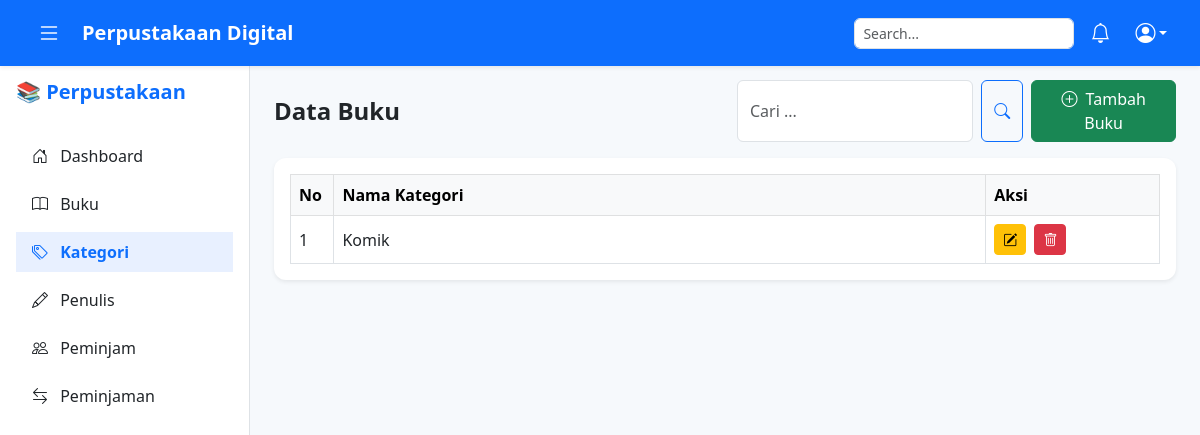
The app's page /pages/kategori.php (signed in), older data.
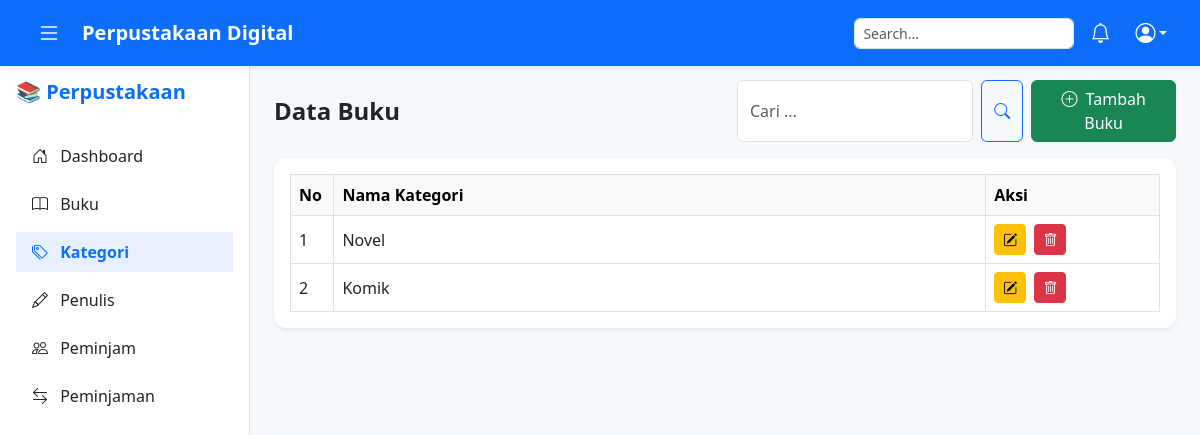
The same page, newer data.
### tables this page shows
CREATE TABLE `tb_buku` (
  `id_buku` int(11) NOT NULL,
  `judul_buku` varchar(200) NOT NULL,
  `tahun_terbit` year(4) DEFAULT NULL,
  `id_kategori` int(11) DEFAULT NULL,
  `id_penulis` int(11) DEFAULT NULL
);

CREATE TABLE `tb_kategori` (
  `id_kategori` int(11) NOT NULL,
  `nama_kategori` varchar(100) NOT NULL
);

### pages/kategori.php (the view, shortened to what this page needs)
<?php
include '../config/koneksi.php';
include '../componen/header.php';
include '../componen/sidebar.php';
$judul = "Buku";
$judul_singkat = "Buku";
$tambah_link = "tambah_buku.php";
$cari = $_GET['cari'] ?? '';
$data = mysqli_query($conn, "
    SELECT b.*, k.nama_kategori, p.nama_penulis
    FROM tb_buku b
    LEFT JOIN tb_kategori k ON b.id_kategori = k.id_kategori
    LEFT JOIN tb_penulis p ON b.id_penulis = p.id_penulis
    WHERE b.judul_buku LIKE '%$cari%' OR k.nama_kategori LIKE '%$cari%' OR p.nama_penulis LIKE '%$cari%'
    ORDER BY b.id_buku DESC
");
?>
<main class="main-content" style="margin-left: 250px; padding-top: 80px; background-color: #f6f9fc;">
    <div class="container-fluid px-4">
        <?php $cari = $_GET['cari'] ?? ''; ?>
        <div class="row align-items-center mb-3">
            <div class="col-md-6">
                <h4 class="fw-bold mb-0">Data <?= $judul ?? 'Data' ?></h4>
            </div>
            <div class="col-md-6 d-flex justify-content-end gap-2">
                <form method="GET" class="d-flex" role="search">
                    <input type="text" name="cari" class="form-control me-2" placeholder="Cari ..." value="<?= htmlspecialchars($cari); ?>">
                    <button class="btn btn-outline-primary" type="submit">
                        <i class="bi bi-search"></i>
                    </button>
                </form>
                <a href="<?= $tambah_link ?>" class="btn btn-success">
                    <i class="bi bi-plus-circle me-1"></i> Tambah <?= $judul_singkat ?? 'Data' ?>
                </a>
            </div>
        </div>
        <div class="card border-0 shadow-sm">
            <div class="card-body table-responsive">
                <table class="table align-middle table-bordered table-hover mb-0">
                    <thead class="table-light">
                        <tr>
                            <th style="width: 5%;">No</th>
                            <th>Nama Kategori</th>
                            <th style="width: 20%;">Aksi</th>
                        </tr>
                    </thead>
                    <tbody>
                        <?php $no = 1;
                        while ($d = mysqli_fetch_array($data)) { ?>
                            <tr>
                                <td><?= $no++; ?></td>
                                <td><?= htmlspecialchars($d['nama_kategori']); ?></td>
                                <td>
                                    <a href="edit_kategori.php?id=<?= $d['id_kategori']; ?>" class="btn btn-sm btn-warning me-1">
                                        <i class="bi bi-pencil-square"></i>
                                    </a>
                                    <a href="../proses/kategori_proses.php?hapus&id=<?= $d['id_kategori']; ?>"
                                        onclick="return confirm('Yakin ingin menghapus kategori ini?')"
                                        class="btn btn-sm btn-danger">
                                        <i class="bi bi-trash"></i>
                                    </a>
                                </td>
                            </tr>
                        <?php } ?>
                    </tbody>
                </table>
            </div>
        </div>
    </div>
</main>
<?php include '../componen/footer.php'; ?>

Row changes from the older to the newer data that the page shows:
added tb_buku: id_kategori.nama_kategori "Novel"
